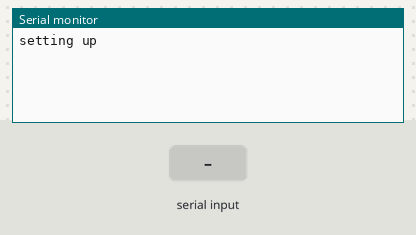
Recording of a sketch running on a simulated Arduino Uno, built with avr-gcc and run on an emulated ATmega328P. Parts: the last lines printed to the serial monitor. The test bench sets the inputs (shaded band).

Above: at 0.8 s.
0.9 s: "connected" received over the second serial link
At 2.5 s:
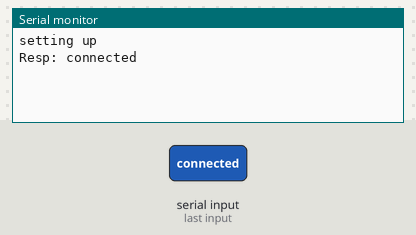
3.5 s: "1" received over the second serial link
At 4.8 s:
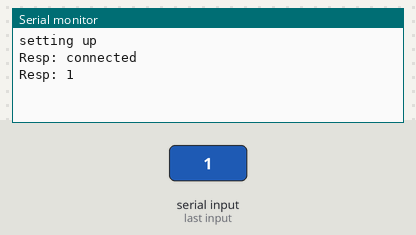

Measured:
- after the input at 0.9 s, the serial monitor: prints a new line after 1.1 s (image 1)
- after the input at 3.5 s, the serial monitor: prints a new line after 0.54 s (image 2)

The sketch:

8266demo.ino
```cpp
#include "Arduino.h"
#include <SoftwareSerial.h>

SoftwareSerial espSerial(10,11);

String IO_USERNAME = ""; //paste username here
String IO_KEY = ""; //paste key here
String WIFI_SSID = "UD Devices"; //Only need to change if using other network, eduroam won't work
String WIFI_PASS = ""; //Blank for open network

int num = 1; //Counts up to show upload working

boolean debug = true; //Whether or not to print responses from the ESP in the serial monitor

void setup() {
  Serial.begin(9600);
  espSerial.begin(9600);
  Serial.println("setting up");

  String resp = espData("get_macaddr",2000,debug);

  resp = espData("wifi_ssid="+WIFI_SSID,2000,debug);

  resp = espData("wifi_pass="+WIFI_PASS,2000,debug);

  resp = espData("io_user="+IO_USERNAME,2000,debug);

  resp = espData("io_key="+IO_KEY,2000,debug);

  resp = espData("setup_io",15000,debug);

  if(resp.indexOf("connected") < 0){
    Serial.println("\nAdafruit IO Connection Failed");
    while(1);
  }

  resp = espData("setup_feed=1,test feed",2000,debug);
  Serial.println("------ Setup Complete ----------");
}

void loop() {
  // Wait a few seconds between uploads
  // Adafruit IO only allows 30 uploads/minute, it discards everything else
  delay(5000);

  Serial.print("Num is: ");
  Serial.println(num);

  String resp = espData("send_data=1,"+String(num),2000,debug);

  num++;
}

String espData(String command, const int timeout, boolean debug)
{
  String response = "";
  espSerial.println(command);
  long int time = millis();
  while ( (time + timeout) > millis())
  {
    while (espSerial.available())
    {
      char c = espSerial.read();
      response += c;
      //Serial.print(c);
    }
  }
  if (debug)
  {
    Serial.println("Resp: "+response);
  }
  response.trim();
  return response;
}
```
